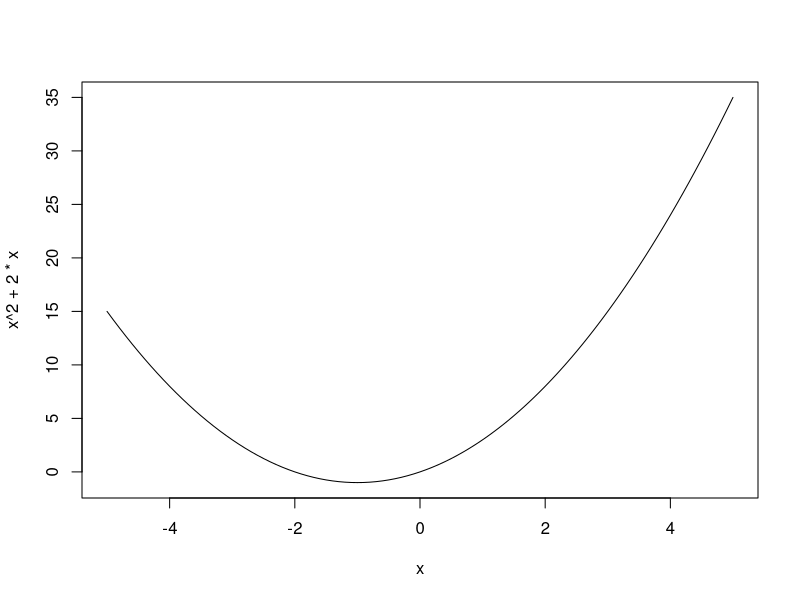
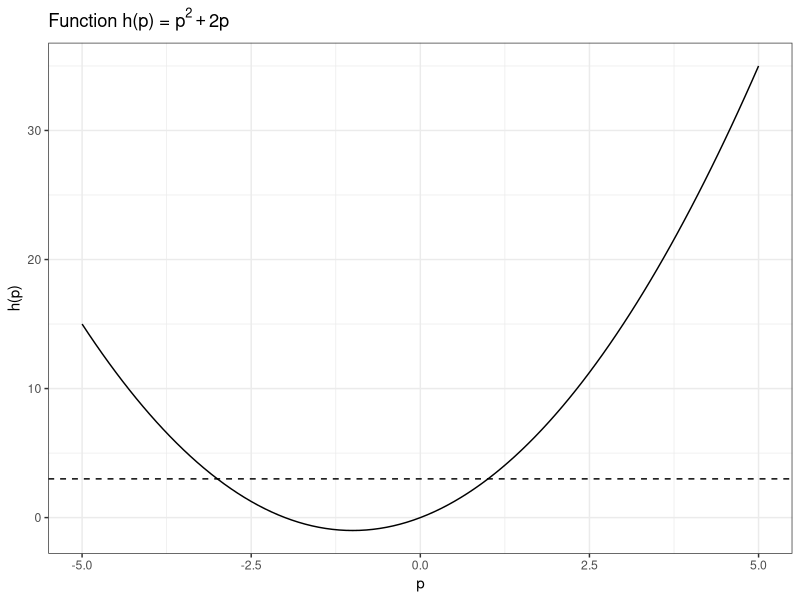

Recreate these plots in R, in order.
## ---- chunk 1
curve(x^2 + 2 * x, -5, 5)
## ---- chunk 2


ggplot2::ggplot() +
    ggplot2::xlim(-5, +5) +
    ggplot2::geom_function(fun = function(x) x^2 + (2 * x)) +
    ggplot2::geom_hline(yintercept = 3, linetype = "dashed") + 
    ggplot2::theme_bw() +
    ggplot2::labs(
        title = expression(paste("Function h(p) = ", p^2 + 2 * p)),
        x = "p",
        y = "h(p)"
    )
